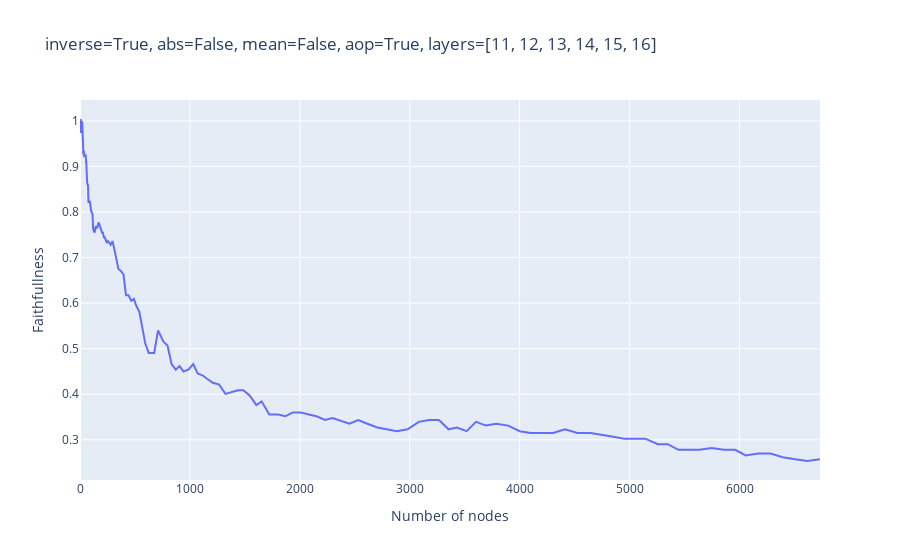

The code cell stored with this chart in its notebook:
### Code cell
import matplotlib.pyplot as plt
import plotly.express as px

# plt.plot([max(n_nodes_counts) - x for x in n_nodes_counts], ablated_metrics)
# plt.plot(thresholds, ablated_metrics)
# plt.plot(thresholds, ablated_metrics)
# plt.plot(n_nodes_counts, ablated_metrics)
# plt.plot(thresholds, n_nodes_counts)
# plt.xscale("log")
# plt.plot(n_nodes_counts)

# px.line(x=list(range(len(ablated_metrics))), y=ablated_metrics)
# fig = px.line(x=thresholds, y=ablated_metrics)
# fig.update_xaxes(type="log", exponentformat="power")

fig = px.line(x=[max(n_nodes_counts) - x for x in n_nodes_counts], y=faithfullness, title=f"inverse={inverse}, abs={do_abs}, mean={mean_ablate}, aop={average_over_positions}, layers={layers}")
fig.update_xaxes(title="Number of nodes")
fig.update_yaxes(title="Faithfullness")

fig

### Figure 1 — Plotly figure (JSON) as saved in the notebook; plotly's stock layout.template omitted (floating-point values rounded to 4 significant figures; data arrays with more than 128 entries replaced by an {"elided": "..."} marker saying what was removed)
{"data": [{"hovertemplate": "x=%{x}<br>y=%{y}<extra></extra>", "legendgroup": "", "line": {"color": "#636efa", "dash": "solid"}, "marker": {"symbol": "circle"}, "mode": "lines", "name": "", "orientation": "v", "showlegend": false, "type": "scatter", "x": {"elided": "150 int values"}, "xaxis": "x", "y": {"elided": "150 float values"}, "yaxis": "y"}], "layout": {"legend": {"tracegroupgap": 0}, "title": {"text": "inverse=True, abs=False, mean=False, aop=True, layers=[11, 12, 13, 14, 15, 16]"}, "xaxis": {"anchor": "y", "domain": [0, 1], "title": {"text": "Number of nodes"}}, "yaxis": {"anchor": "x", "domain": [0, 1], "title": {"text": "Faithfullness"}}}}
